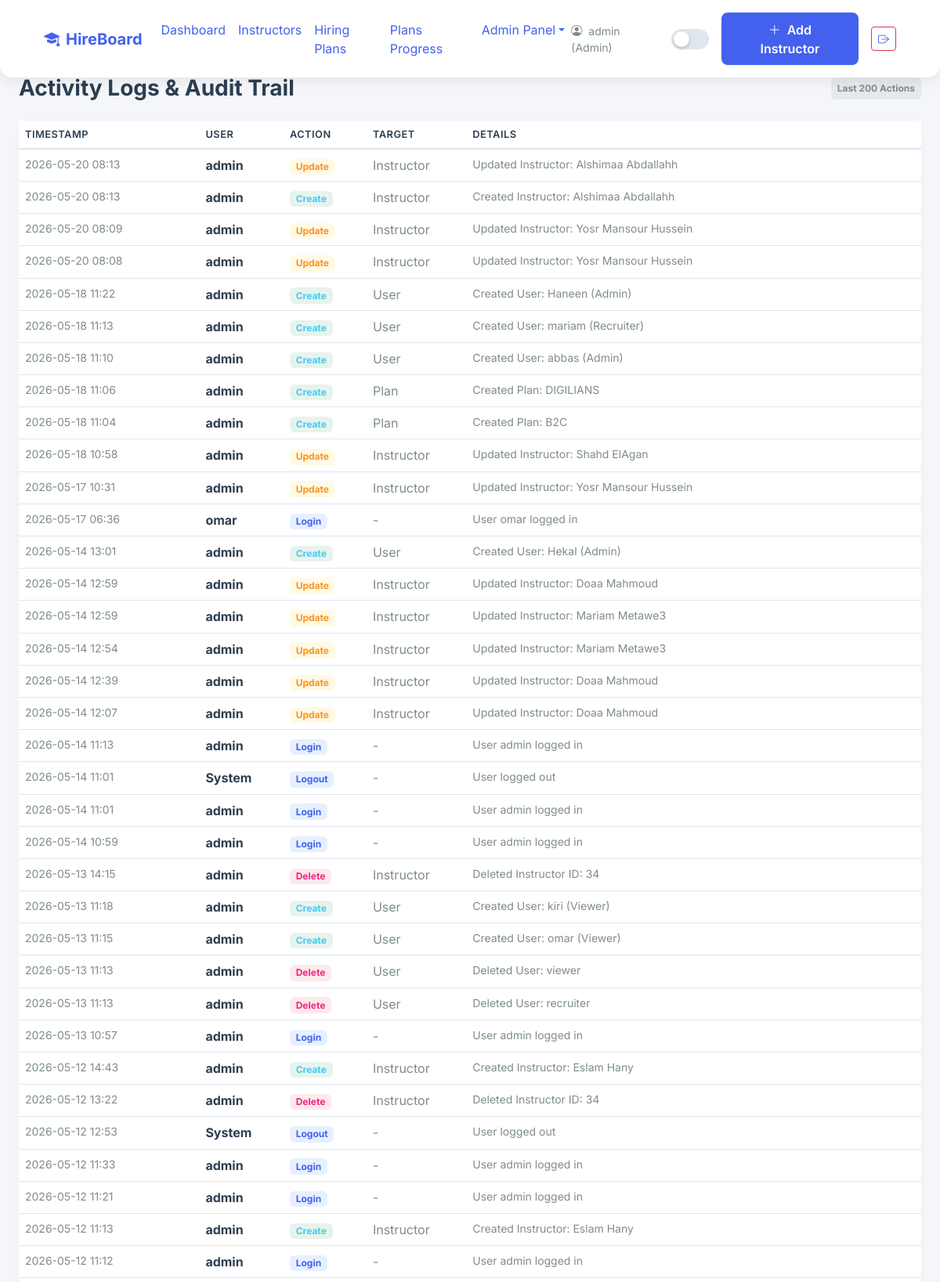
The app's page /logs/ (signed in, upper part) with its own data.
### app/models.py (models this page shows)
class User(UserMixin, db.Model):
    __tablename__ = 'users'
    id = db.Column(db.Integer, primary_key=True)
    username = db.Column(db.String(100), unique=True, nullable=False)
    password_hash = db.Column(db.String(200), nullable=False)
    role = db.Column(db.String(50), nullable=False)

class ActivityLog(db.Model):
    __tablename__ = 'activity_logs'
    id = db.Column(db.Integer, primary_key=True)
    user_id = db.Column(db.Integer, db.ForeignKey('users.id'), nullable=True) # Nullable in case system does something
    action = db.Column(db.String(100), nullable=False) # e.g., 'Create', 'Login', 'Delete'
    target_type = db.Column(db.String(50)) # e.g., 'Instructor', 'Plan', 'User'
    details = db.Column(db.String(500)) # e.g., 'Created Instructor: Ahmed Ali'
    timestamp = db.Column(db.DateTime, default=datetime.utcnow)
    user = db.relationship('User', backref='logs')

### app/routes/logs.py (the view)
@logs_bp.route('/')
@login_required
def view_logs():
    if current_user.role != 'Admin':
        flash('Access Denied. Only Admins can view activity logs.', 'danger')
        return redirect(url_for('main.index'))
    logs = ActivityLog.query.order_by(ActivityLog.timestamp.desc()).limit(200).all()
    return render_template('logs/index.html', logs=logs)

### app/templates/logs/index.html (shortened to what this page needs)
{% extends 'base.html' %}
{% block content %}
<div class="d-flex justify-content-between align-items-center mb-4 animate-fade-up">
    <h3 class="fw-bold mb-0">Activity Logs & Audit Trail</h3>
    <span class="badge bg-secondary bg-opacity-10 text-secondary p-2">Last 200 Actions</span>
</div>
<div class="card animate-fade-up delay-1">
    <div class="table-responsive">
        <table class="table table-hover mb-0">
            <thead>
                <tr>
                    <th style="width: 20%;">Timestamp</th>
                    <th>User</th>
                    <th>Action</th>
                    <th>Target</th>
                    <th>Details</th>
                </tr>
            </thead>
            <tbody>
                {% for log in logs %}
                <tr>
                    <td class="text-muted small">{{ log.timestamp.strftime('%Y-%m-%d %H:%M') }}</td>
                    <td class="fw-bold">{{ log.user.username if log.user else 'System' }}</td>
                    <td>
                        {% if log.action == 'Create' %}
                            <span class="badge bg-success bg-opacity-10 text-success">{{ log.action }}</span>
                        {% elif log.action == 'Delete' %}
                            <span class="badge bg-danger bg-opacity-10 text-danger">{{ log.action }}</span>
                        {% elif log.action == 'Update' %}
                            <span class="badge bg-warning bg-opacity-10 text-warning">{{ log.action }}</span>
                        {% else %}
                            <span class="badge bg-primary bg-opacity-10 text-primary">{{ log.action }}</span>
                        {% endif %}
                    </td>
                    <td class="text-muted">{{ log.target_type or '-' }}</td>
                    <td class="small">{{ log.details or '-' }}</td>
                </tr>
                {% endfor %}
            </tbody>
        </table>
    </div>
</div>
{% endblock %}

### app/templates/base.html (shortened to what this page needs)
<!DOCTYPE html>
<html lang="en" data-theme="light">
<head>
    <link href="https://cdn.jsdelivr.net/npm/bootstrap@5.3.0/dist/css/bootstrap.min.css" rel="stylesheet">
    <link href="https://cdn.jsdelivr.net/npm/bootstrap-icons@1.11.0/font/bootstrap-icons.css" rel="stylesheet">
    <link rel="stylesheet" href="{{ url_for('static', filename='css/themes.css') }}">
    <link rel="stylesheet" href="{{ url_for('static', filename='css/style.css') }}">
</head>
<body>
    <nav class="navbar navbar-expand-lg fixed-top">
        <div class="container-fluid px-4">
            <a class="navbar-brand fw-bold" href="/">
                <i class="bi bi-mortarboard-fill me-2" style="color: var(--accent);"></i>HireBoard
            </a>
            <div class="collapse navbar-collapse">
                <ul class="navbar-nav me-auto mb-2 mb-lg-0">
                    <li class="nav-item"><a class="nav-link" href="{{ url_for('dashboard.view_dashboard') }}">Dashboard</a></li>
                    <li class="nav-item"><a class="nav-link" href="{{ url_for('instructors.list_instructors') }}">Instructors</a></li>
                    <li class="nav-item"><a class="nav-link" href="{{ url_for('plans.list_plans') }}">Hiring Plans</a></li>
                    {% if current_user.role == 'Admin' %}
                    <li class="nav-item"><a class="nav-link" href="{{ url_for('plans.view_progress') }}">Plans Progress</a></li>
                    {% endif %}
                    {% if current_user.role == 'Admin' %}
                    <li class="nav-item dropdown">
                        <a class="nav-link dropdown-toggle" href="#" role="button" data-bs-toggle="dropdown">Admin Panel</a>
                    </li>
                    {% endif %}
                </ul>
                                <div class="d-flex align-items-center gap-3">
                    <span class="text-muted small d-none d-md-block">
                        <i class="bi bi-person-circle me-1"></i> {{ current_user.username }} ({{ current_user.role }})
                    </span>
                    <button class="theme-toggle" onclick="toggleTheme()"></button>
                    {% if current_user.role == 'Admin' %}
                    <a href="{{ url_for('instructors.create_instructor') }}" class="btn btn-accent">
                        <i class="bi bi-plus-lg me-1"></i> Add Instructor
                    </a>
                    {% endif %}
                    <a href="{{ url_for('auth.logout') }}" class="btn btn-outline-danger btn-sm" title="Logout">
                        <i class="bi bi-box-arrow-right"></i>
                    </a>
                </div>
            </div>
        </div>
    </nav>
    <div class="container-fluid px-4 pt-5 mt-5">
        {% block content %}{% endblock %}
    </div>
</body>
</html>

### app/static/css/themes.css (style rules this page uses)
:root { --bg-body: #f4f6f9; --bg-card: #ffffff; --bg-nav: #ffffff; --text-primary: #2c3e50; --text-secondary: #7f8c8d; --border-color: #e0e6ed; --accent: #4361ee; --accent-hover: #3f37c9; --shadow-sm: 0 2px 8px rgba(0,0,0,0.04); --shadow-md: 0 4px 16px rgba(0,0,0,0.08); --shadow-lg: 0 8px 32px rgba(0,0,0,0.12); --input-bg: #f8f9fa; --table-stripe: #f8f9fa; --kpi-gradient-1: linear-gradient(135deg, #4361ee 0%, #3a0ca3 100%); --kpi-gradient-2: linear-gradient(135deg, #4cc9f0 0%, #4895ef 100%); --kpi-gradient-3: linear-gradient(135deg, #f72585 0%, #b5179e 100%); --kpi-gradient-4: linear-gradient(135deg, #7209b7 0%, #560bad 100%); }
body { background-color: var(--bg-body); color: var(--text-primary); transition: background-color 0.3s ease, color 0.3s ease; }
h1, h2, h3, h4, h5, h6, p, span, div, li, td, th, label, small, strong, b { color: var(--text-primary) !important; }
.text-muted, .small, .text-secondary { color: var(--text-secondary) !important; }
a { color: var(--accent) !important; }
.card, .navbar, .modal-content { background-color: var(--bg-card) !important; border-color: var(--border-color) !important; box-shadow: var(--shadow-sm); transition: all 0.3s ease; }
.table { --bs-table-bg: var(--bg-card); --bs-table-striped-bg: var(--table-stripe); --bs-table-hover-bg: var(--table-stripe); border-color: var(--border-color); }
.badge.bg-primary.bg-opacity-10 { color: var(--accent) !important; }
.badge.bg-success.bg-opacity-10 { color: #4cc9f0 !important; }
.badge.bg-danger.bg-opacity-10 { color: #f72585 !important; }
.badge.bg-warning.bg-opacity-10 { color: #f8961e !important; }
.btn-accent { background-color: var(--accent) !important; color: #ffffff !important; border: none; border-radius: 8px; padding: 0.6rem 1.5rem; font-weight: 600; transition: background-color 0.3s ease, transform 0.2s ease; text-decoration: none; display: inline-block; }

### app/static/css/style.css (style rules this page uses)
.animate-fade-up { animation: fadeInUp 0.6s ease-out forwards; opacity: 0; }
.delay-1 { animation-delay: 0.1s; }
body { font-family: 'Inter', -apple-system, BlinkMacSystemFont, "Segoe UI", Roboto, sans-serif; }
.navbar { box-shadow: var(--shadow-md); margin-bottom: 2rem; padding: 1rem 2rem; border-radius: 0 0 16px 16px; }
.card { border-radius: 16px; border: none; box-shadow: var(--shadow-sm); transition: transform 0.3s ease, box-shadow 0.3s ease; }
.table thead th { border-bottom: 2px solid var(--border-color); font-weight: 600; text-transform: uppercase; font-size: 0.8rem; letter-spacing: 0.5px; }
.table-hover tbody tr { transition: background-color 0.2s ease; }
.btn-accent { background-color: var(--accent); color: white; border: none; border-radius: 8px; padding: 0.6rem 1.5rem; font-weight: 600; transition: background-color 0.3s ease, transform 0.2s ease; }
.theme-toggle { width: 50px; height: 26px; border-radius: 13px; background-color: var(--border-color); position: relative; cursor: pointer; border: none; transition: background-color 0.3s ease; }
.theme-toggle::after { content: ''; position: absolute; top: 3px; left: 3px; width: 20px; height: 20px; border-radius: 50%; background-color: white; transition: transform 0.3s ease; box-shadow: 0 2px 4px rgba(0,0,0,0.2); }

### records on screen
User: username "admin", role "Admin"
ActivityLog: timestamp "2026-05-20 08:13", user "admin", action "Update", target_type "Instructor", details "Updated Instructor: Alshimaa Abdallahh"
ActivityLog: timestamp "2026-05-20 08:13", user "admin", action "Create", target_type "Instructor", details "Created Instructor: Alshimaa Abdallahh"
ActivityLog: timestamp "2026-05-20 08:09", user "admin", action "Update", target_type "Instructor", details "Updated Instructor: Yosr Mansour Hussein"
ActivityLog: timestamp "2026-05-20 08:08", user "admin", action "Update", target_type "Instructor", details "Updated Instructor: Yosr Mansour Hussein"
ActivityLog: timestamp "2026-05-18 11:22", user "admin", action "Create", target_type "User", details "Created User: Haneen (Admin)"
ActivityLog: timestamp "2026-05-18 11:13", user "admin", action "Create", target_type "User", details "Created User: mariam (Recruiter)"
ActivityLog: timestamp "2026-05-18 11:10", user "admin", action "Create", target_type "User", details "Created User: abbas (Admin)"
ActivityLog: timestamp "2026-05-18 11:06", user "admin", action "Create", target_type "Plan", details "Created Plan: DIGILIANS"
ActivityLog: timestamp "2026-05-18 11:04", user "admin", action "Create", target_type "Plan", details "Created Plan: B2C"
ActivityLog: timestamp "2026-05-18 10:58", user "admin", action "Update", target_type "Instructor", details "Updated Instructor: Shahd ElAgan"
ActivityLog: timestamp "2026-05-17 10:31", user "admin", action "Update", target_type "Instructor", details "Updated Instructor: Yosr Mansour Hussein"
ActivityLog: timestamp "2026-05-17 06:36", user "omar", action "Login", target_type "-", details "User omar logged in"
ActivityLog: timestamp "2026-05-14 13:01", user "admin", action "Create", target_type "User", details "Created User: Hekal (Admin)"
ActivityLog: timestamp "2026-05-14 12:59", user "admin", action "Update", target_type "Instructor", details "Updated Instructor: Doaa Mahmoud"
ActivityLog: timestamp "2026-05-14 12:59", user "admin", action "Update", target_type "Instructor", details "Updated Instructor: Mariam Metawe3"
ActivityLog: timestamp "2026-05-14 12:54", user "admin", action "Update", target_type "Instructor", details "Updated Instructor: Mariam Metawe3"
ActivityLog: timestamp "2026-05-14 12:39", user "admin", action "Update", target_type "Instructor", details "Updated Instructor: Doaa Mahmoud"
ActivityLog: timestamp "2026-05-14 12:07", user "admin", action "Update", target_type "Instructor", details "Updated Instructor: Doaa Mahmoud"
ActivityLog: timestamp "2026-05-14 11:13", user "admin", action "Login", target_type "-", details "User admin logged in"
ActivityLog: timestamp "2026-05-14 11:01", user "System", action "Logout", target_type "-", details "User logged out"
ActivityLog: timestamp "2026-05-14 11:01", user "admin", action "Login", target_type "-", details "User admin logged in"
ActivityLog: timestamp "2026-05-14 10:59", user "admin", action "Login", target_type "-", details "User admin logged in"
ActivityLog: timestamp "2026-05-13 14:15", user "admin", action "Delete", target_type "Instructor", details "Deleted Instructor ID: 34"
ActivityLog: timestamp "2026-05-13 11:18", user "admin", action "Create", target_type "User", details "Created User: kiri (Viewer)"
ActivityLog: timestamp "2026-05-13 11:15", user "admin", action "Create", target_type "User", details "Created User: omar (Viewer)"
ActivityLog: timestamp "2026-05-13 11:13", user "admin", action "Delete", target_type "User", details "Deleted User: viewer"
ActivityLog: timestamp "2026-05-13 11:13", user "admin", action "Delete", target_type "User", details "Deleted User: recruiter"
ActivityLog: timestamp "2026-05-13 10:57", user "admin", action "Login", target_type "-", details "User admin logged in"
ActivityLog: timestamp "2026-05-12 14:43", user "admin", action "Create", target_type "Instructor", details "Created Instructor: Eslam Hany"
ActivityLog: timestamp "2026-05-12 13:22", user "admin", action "Delete", target_type "Instructor", details "Deleted Instructor ID: 34"
ActivityLog: timestamp "2026-05-12 12:53", user "System", action "Logout", target_type "-", details "User logged out"
ActivityLog: timestamp "2026-05-12 11:33", user "admin", action "Login", target_type "-", details "User admin logged in"
ActivityLog: timestamp "2026-05-12 11:21", user "admin", action "Login", target_type "-", details "User admin logged in"
ActivityLog: timestamp "2026-05-12 11:13", user "admin", action "Create", target_type "Instructor", details "Created Instructor: Eslam Hany"
ActivityLog: timestamp "2026-05-12 11:12", user "admin", action "Login", target_type "-", details "User admin logged in"
